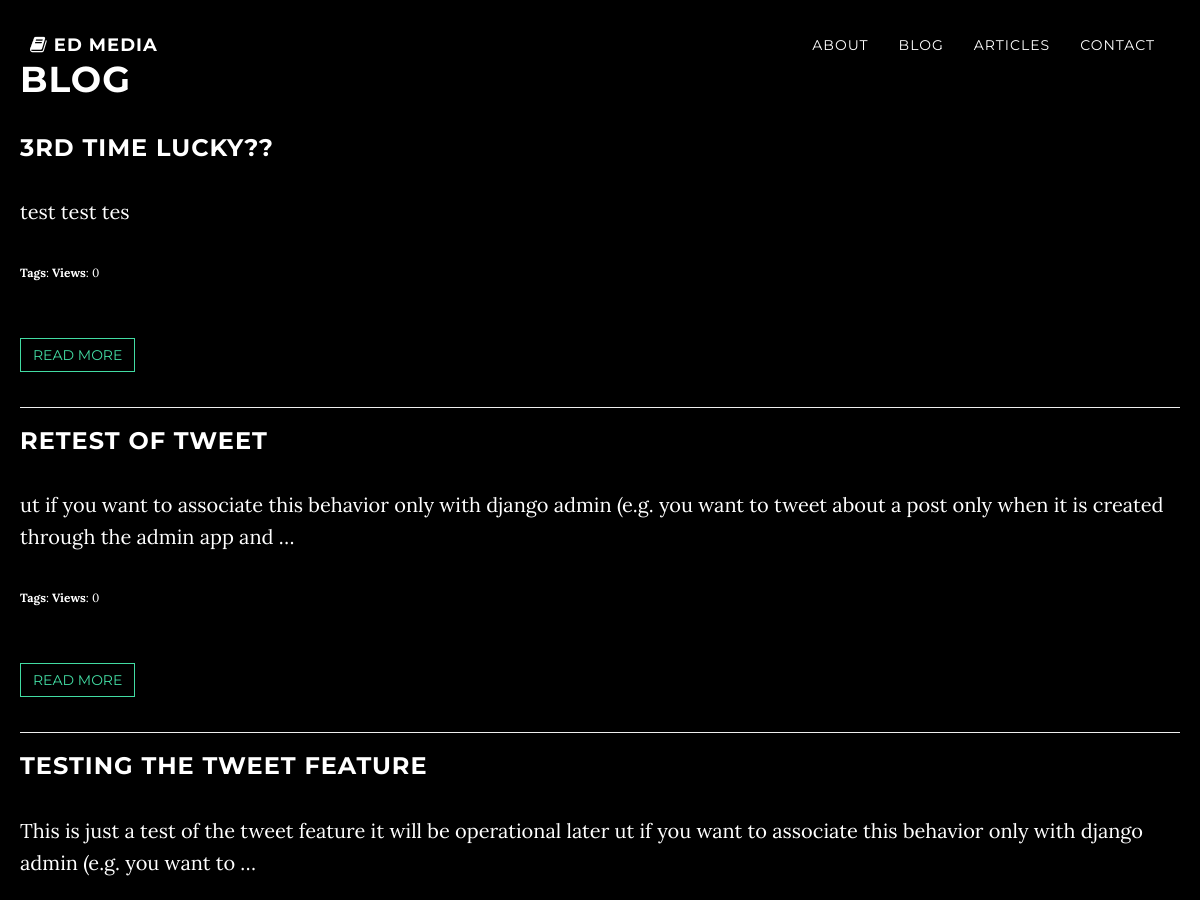
/blog/ (upper part), run on an earlier commit of the app's database.
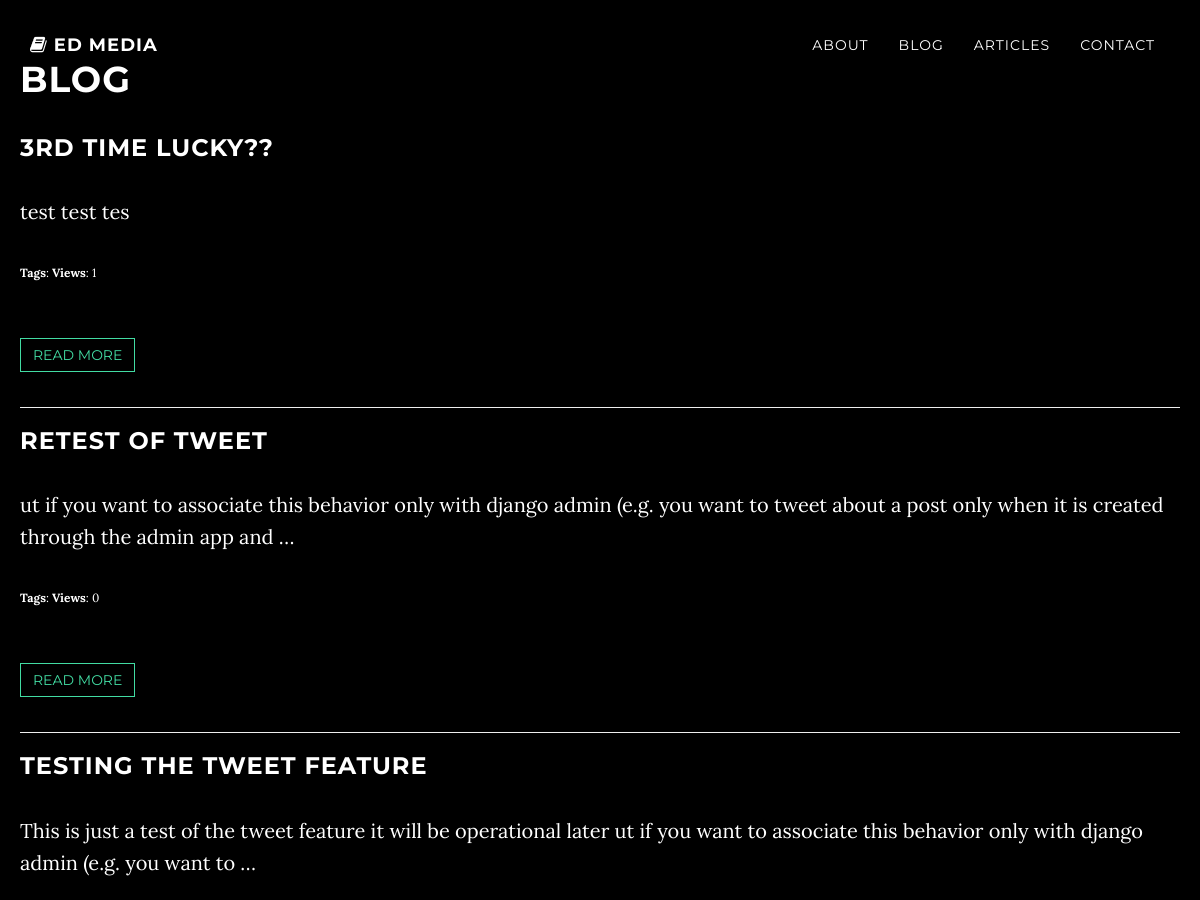
And on a later commit of the database.
### blog/models.py (models this page shows, shortened)
class Post(models.Model):
    author = models.ForeignKey('auth.User')
    title = models.CharField(max_length=200)
    content = models.TextField()
    created_date = models.DateTimeField(default=timezone.now)
    published_date = models.DateTimeField(blank=True, null=True, default=timezone.now)
    views = models.IntegerField(default=0)
    tag = models.CharField(max_length=30, blank=True, null=True)
    image = models.ImageField(upload_to="images", blank=True, null=True)

### blog/views.py (the view)
# urls.py: url(r'^blog/$', views.post_list, name='blog'),
def post_list(request):
    posts = Post.objects.filter(published_date__lte=timezone.now()).order_by('-published_date')
    return render(request, "bloglist.html", {'posts': posts})

### blog/templates/bloglist.html
{% extends "base.html" %}
{% load staticfiles %}
{% block content %}
    <h1>Blog </h1>
    {% for post in posts %}
        <h3>{{ post.title }}</h3>
        <p>{{ post.content|truncatewords:30 }}</p>
        <p class="small"><strong>Tags</strong>: {{ post.tags }} <strong>Views</strong>: {{ post.views }}</p>
        <br>
         <p><button class=" btn btn-default" onclick="location.href='{{ post.id }}'">Read More</button>
        <hr>
    {% endfor %}
{% endblock %}

What changed in the data, as far as the page shows it:
changed Post "3RD TIME LUCKY??": views "0" → "1"
